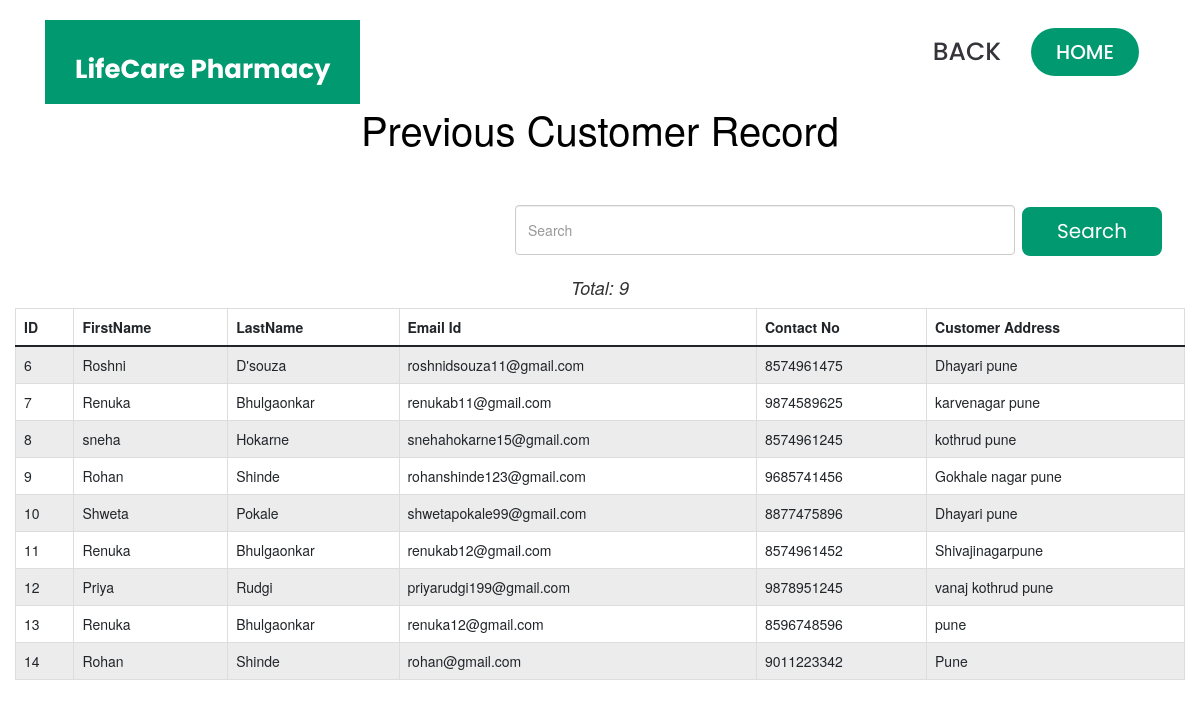
/customerdetails, run on the app's committed database.
### home/models.py (models this page shows, shortened)
class Customer(models.Model):
    first_name = models.CharField(max_length=50)
    last_name = models.CharField(max_length=50)
    phone = models.CharField(max_length=15)
    email = models.EmailField()
    password = models.CharField(max_length=500)
    address = models.CharField(max_length=30, default="", editable=False)

### home/views.py (the view)
# urls.py: path("customerdetails", views.customerdetails, name='customerdetails'),
def customerdetails(request):
    all_data = Customer.objects.all()
    return render(request,"customerdetails.html", {'Customer':all_data})

### templates/customerdetails.html (shortened to what this page needs)
<!DOCTYPE html>
<html lang="en">
<head>
  <link href="static/assets/vendor/aos/aos.css" rel="stylesheet">
  <link href="static/assets/vendor/bootstrap/css/bootstrap.min.css" rel="stylesheet">
  <link href="static/assets/vendor/bootstrap-icons/bootstrap-icons.css" rel="stylesheet">
  <link href="static/assets/vendor/boxicons/css/boxicons.min.css" rel="stylesheet">
  <link href="static/assets/vendor/glightbox/css/glightbox.min.css" rel="stylesheet">
  <link href="static/assets/vendor/remixicon/remixicon.css" rel="stylesheet">
  <link href="static/assets/vendor/swiper/swiper-bundle.min.css" rel="stylesheet">
  <link href="static/assets/css/style.css" rel="stylesheet">
<link href="//netdna.bootstrapcdn.com/bootstrap/3.0.3/css/bootstrap.min.css" rel="stylesheet" id="bootstrap-css">
 </head>
 <body>
  <header id="header" class="fixed-top d-flex align-items-center">
    <div class="container">
      <div class="header-container d-flex align-items-center justify-content-between">
        <div class="logo">
          <h1 class="text-light"><a href="index.html"><span>LifeCare Pharmacy</span></a></h1>
        </div>
        <nav id="navbar" class="navbar" >
          <ul>
            <li><a class="nav-link scrollto" href="/customerdashboard" style=" font-size:25px;">Back</a></li>
            <li><a class="getstarted scrollto" href="/" style=" font-size:20px;"> Home</a></li>
          </ul>
        </nav>
      </div>
    </div>
  </header>
<br><br><br><br>
<br><div style="padding-bottom: 18px; font-size : 40px; text-align : center;color:black; background-color: ">Previous Customer Record</div></br>
<div style="margin-top:10px" class="form-group">
                                    <div class="col-sm-12 controls">
<form method="get" action="/search2" class="d-flex">
        <input name="q" id="q" class="form-control me-2" type="search2" placeholder="Search" aria-label="Search2" style=" margin-left:500px; width:500px; height:50px;">
        <button class="btn btn-outline-primary" type="submit" style=" color:#fff;">Search</button>
      </form></div>
<div class="container-fluid">
   <div class="row">
        <div class="col-md-12">
            <h4 class="text-center"><em>Total: {{Customer|length}}</em></h4>
            <table class="table table-bordered table-striped table-hover">
                <thead class="thead-dark">
                    <tr>
                        <th>ID</th>
                        <th>FirstName</th>
                        <th>LastName</th>
                        <th>Email Id</th>
                        <th>Contact No</th>
                        <th>Customer Address</th>
                    </tr>
                </thead>
                <tbody>
                    {% for all_data in Customer %}
                        <tr>
                            <td>{{all_data.id}}</td>
                            <td>{{all_data.first_name}}</td>
                            <td>{{all_data.last_name}}</td>
                            <td>{{all_data.email}}</td>
                            <td>{{all_data.phone}}</td>
                            <td>{{all_data.address}}</td>
                        </tr>
                    {% endfor%}
                </tbody>
            </table>
        </div>
    </div>
</div>

### static/assets/css/style.css (style rules this page uses)
body { font-family: "Open Sans", sans-serif; color: #444444; }
a { color: #009970; text-decoration: none; }
h1, h2, h3, h4, h5, h6 { font-family: "Raleway", sans-serif; }
#header { transition: all 0.5s; z-index: 997; transition: all 0.5s; top: 20px; }
#header .header-container { background: #fff; }
#header .logo { overflow: hidden; padding: 16px 30px 12px 30px; background: #009970; }
#header .logo h1 { font-size: 26px; padding: 0; line-height: 1; font-weight: 700; font-family: "Poppins", sans-serif; }
#header .logo h1 a, #header .logo h1 a:hover { color: #fff; text-decoration: none; }
.navbar { padding: 0; }
.navbar ul { margin: 0; padding: 0; display: flex; list-style: none; align-items: center; }
.navbar li { position: relative; }
.navbar a { display: flex; align-items: center; justify-content: space-between; padding: 10px 0 10px 30px; color: #36343a; transition: 0.3s; font-size: 13px; font-weight: 500; text-transform: uppercase; font-family: "Poppins", sans-serif; white-space: nowrap; transition: 0.3s; }
.navbar .getstarted { background: #009970; padding: 10px 25px; margin-left: 30px; margin-right: 15px; border-radius: 50px; color: #fff; }

### templates/customerdetails.html (style rules this page uses)
button[type="submit"] { font-family: "Poppins", sans-serif; background: #009970; border:2px solid #fff; padding: 10px 35px; transition: 0.5s; border-radius: ; color: #fff; align: center; font-size: 20px; border-radius: 10px; }

### data on the page
Customer: id "6", first_name "Roshni", last_name "D'souza", email "roshnidsouza11@gmail.com", phone "8574961475", address "Dhayari pune"
Customer: id "7", first_name "Renuka", last_name "Bhulgaonkar", email "renukab11@gmail.com", phone "9874589625", address "karvenagar pune"
Customer: id "8", first_name "sneha", last_name "Hokarne", email "snehahokarne15@gmail.com", phone "8574961245", address "kothrud pune"
Customer: id "9", first_name "Rohan", last_name "Shinde", email "rohanshinde123@gmail.com", phone "9685741456", address "Gokhale nagar pune"
Customer: id "10", first_name "Shweta", last_name "Pokale", email "shwetapokale99@gmail.com", phone "8877475896", address "Dhayari pune"
Customer: id "11", first_name "Renuka", last_name "Bhulgaonkar", email "renukab12@gmail.com", phone "8574961452", address "Shivajinagarpune"
Customer: id "12", first_name "Priya", last_name "Rudgi", email "priyarudgi199@gmail.com", phone "9878951245", address "vanaj kothrud pune"
Customer: id "13", first_name "Renuka", last_name "Bhulgaonkar", email "renuka12@gmail.com", phone "8596748596", address "pune"
Customer: id "14", first_name "Rohan", last_name "Shinde", email "rohan@gmail.com", phone "9011223342", address "Pune"

### other printed values
{{ Customer|length }} "9"
